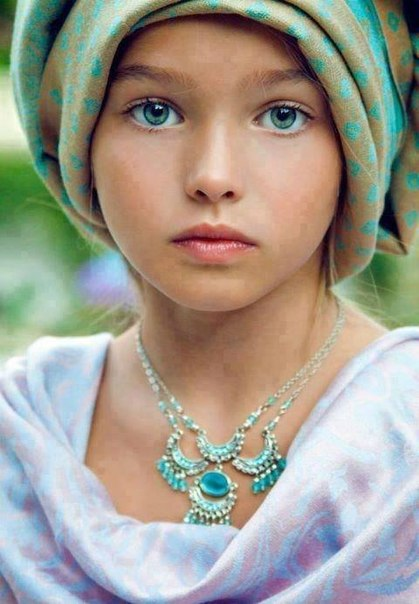
#> input picture Sterowanie Gestem/femme.jpg, 419 x 604 px, given in place of the camera
$ python final2.py   (Python 2 division)   (older library calls are emulated)
#> lines starting #> are read from the running program, lines starting #| are printed output that depends on the picture; after the words box and inside, x2 and y2 are one past the last pixel; in counts of white or black regions, pixels touching at a corner belong together
import cv2
import numpy as np


cap = cv2.VideoCapture(0)
while( cap.isOpened() ) :
    ret, img = cap.read(0)
#> img is the input picture: shape (604, 419, 3); mean B, G, R 143.9, 155.8, 161.1
    x=300      #wspolrzedne piksela z ktorego pobieramy kolor
    y=300
    cv2.circle(img,(x,y),10,(120,120,120),1)
#> img: shape (604, 419, 3); 0.02% of pixels changed, all inside (x1, y1, x2, y2) = (290, 290, 311, 311)
    color=img[x,y]
#> color = [114, 153, 197]
    print color
#| [114 153 197]
    t=15 # +\- do granicy koloru
    lower_range = np.array([color[0]-t, color[1]-t, color[2]-t], dtype=np.uint8)
#> lower_range = [99, 138, 182]
    upper_range = np.array([color[0]+t, color[1]+t, color[2]+t], dtype=np.uint8)
#> upper_range = [129, 168, 212]
    mask = cv2.inRange(img, lower_range, upper_range)
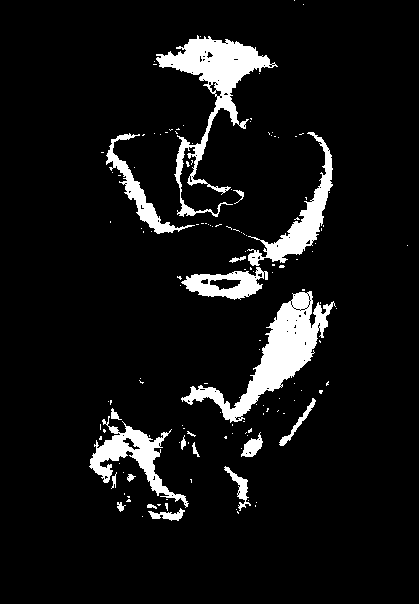
#> mask: shape (604, 419); 7.9% white; 141 white regions (122 under 20 px), largest, box (x1, y1, x2, y2) and area: (181, 291, 336, 423) 5259, (156, 35, 278, 217) 4975, (247, 132, 333, 266) 2467

    cv2.putText(img,"press esc when ready, color from the circle will be extracted", (50,50), cv2.FONT_HERSHEY_COMPLEX, 0.5, 255)
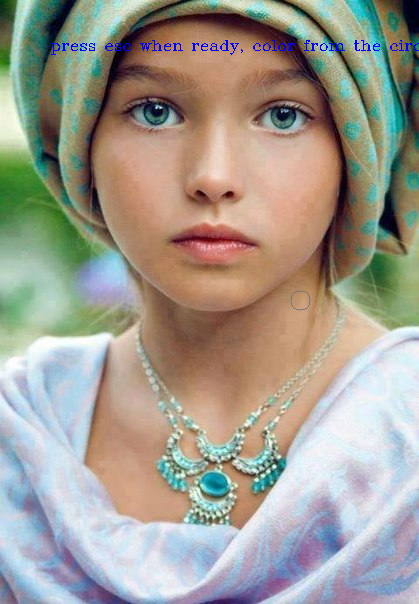
#> img: shape (604, 419, 3); mean B, G, R 144.4, 155.3, 160.6
    cv2.imshow('final', img)
    cv2.imshow('image', mask)
    k = cv2.waitKey(10)
#> (key Esc is pressed here)
    if(k == 27):
        break

while( cap.isOpened() ) :
    ret, img = cap.read(0)

    lower_range = np.array([color[0]-t, color[1]-t, color[2]-t], dtype=np.uint8)
    upper_range = np.array([color[0]+t, color[1]+t, color[2]+t], dtype=np.uint8)
    mask = cv2.inRange(img, lower_range, upper_range)
#> mask: shape (604, 419); 7.9% white; 140 white regions (121 under 20 px)
    cv2.imshow('image', img)

    im = mask
    ret, thresh = cv2.threshold(im, 127, 255, 0)
    im2,contours,hierarchy = cv2.findContours(thresh, 1, 2)
#> contours = 224 contours, 200 with area under 20; largest, box (x1, y1, x2, y2) and area: (181, 289, 336, 423) 5030, (156, 35, 278, 217) 4597, (247, 132, 333, 266) 2225, (89, 416, 189, 508) 2216, (181, 267, 268, 300) 1566
    contours = sorted(contours, key=cv2.contourArea, reverse = True)[:1] #sortowanie konturow
#> contours = 1 contour; box (x1, y1, x2, y2) and area: (181, 289, 336, 423) 5030
    ret, im = cv2.threshold(im, 255, 255, 0) # robie czarny obraz
#> im: shape (604, 419); every value is 0

    cnt = contours[0]
#> cnt = contour of 429 points, box (x1, y1, x2, y2) (181, 289, 336, 423), area 5030
    cnt2=cnt
#> cnt2 has the same summary as cnt
    M = cv2.moments(cnt2)       #liczenie momentow i wsp srodka masy
#> M = moments, m00 5029.5, centre m10/m00, m01/m00 = (276.2, 353.7)
    cx = int(M['m10']/M['m00'])
#> cx = 276
    cy = int(M['m01']/M['m00'])
#> cy = 353

    cv2.drawContours(im, cnt, 0, (255,255,255), 3) #tylko najwiekszy kontur
    im=cv2.medianBlur(im,7)


    hull = cv2.convexHull(cnt)
#> hull = contour of 19 points, box (x1, y1, x2, y2) (181, 289, 336, 423), area 9328
    hull_area = cv2.contourArea(hull)
#> hull_area = 9327.5
    area = cv2.contourArea(cnt)
#> area = 5029.5
    solidity = float(area)/hull_area
#> solidity = 0.539
    cv2.circle(im,(cx,cy),10,(120,120,120),1)    #znznaczam srodek konturu
#> im: shape (604, 419); values 0 (black) and 120 (white), 0.02% white in thin lines or dots, all inside (x1, y1, x2, y2) = (266, 343, 287, 364)
    cv2.rectangle(im,(250,150),(400,300),(120,120,120),1)
    cv2.drawContours(im, [hull], 0, (150,150,250), 3)
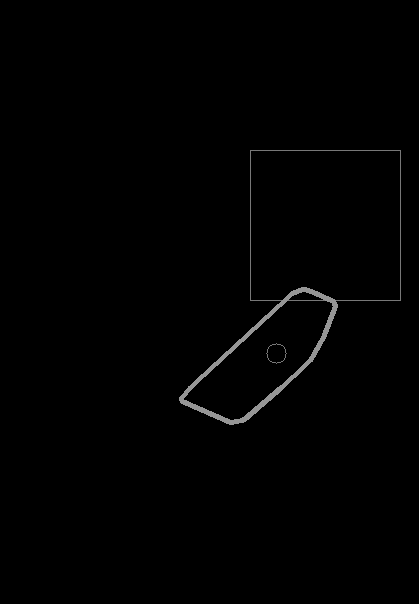
#> im: shape (604, 419); min 0, max 150, mean 1.5


    cv2.imshow('final', im)
    if solidity>0.7:
        print 'stop!'
        if cx<250:
            print 'left'
        elif cx>400:
            print 'right'

    else:
        print 'go!'
        if cx<250:
            print 'left'
        elif cx>400:
            print 'right'


    k = cv2.waitKey(10)
#> (key Esc is pressed here)
    if(k == 27):
        break

cv2.destroyAllWindows()
